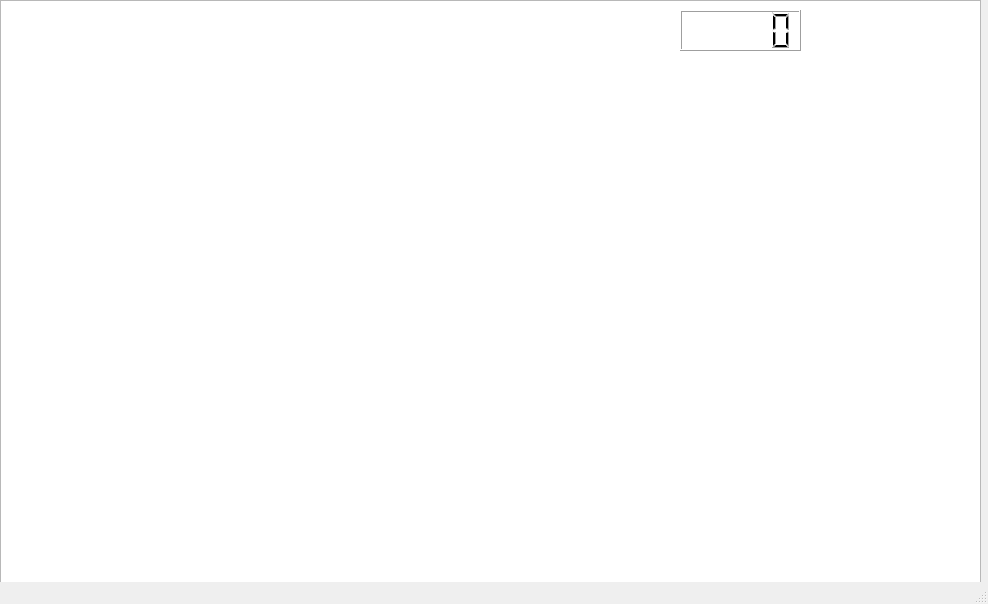
<?xml version="1.0" encoding="UTF-8"?>
<ui version="4.0">
 <class>MainWindow</class>
 <widget class="QMainWindow" name="MainWindow">
  <property name="geometry">
   <rect>
    <x>0</x>
    <y>0</y>
    <width>988</width>
    <height>604</height>
   </rect>
  </property>
  <property name="windowTitle">
   <string>MainWindow</string>
  </property>
  <widget class="QWidget" name="centralwidget">
   <widget class="QGraphicsView" name="graphicsView">
    <property name="geometry">
     <rect>
      <x>0</x>
      <y>0</y>
      <width>981</width>
      <height>601</height>
     </rect>
    </property>
   </widget>
   <widget class="QLCDNumber" name="lcdNumber">
    <property name="geometry">
     <rect>
      <x>680</x>
      <y>10</y>
      <width>121</width>
      <height>41</height>
     </rect>
    </property>
   </widget>
  </widget>
  <widget class="QMenuBar" name="menubar">
   <property name="geometry">
    <rect>
     <x>0</x>
     <y>0</y>
     <width>988</width>
     <height>21</height>
    </rect>
   </property>
  </widget>
  <widget class="QStatusBar" name="statusbar"/>
 </widget>
 <resources/>
 <connections/>
</ui>
